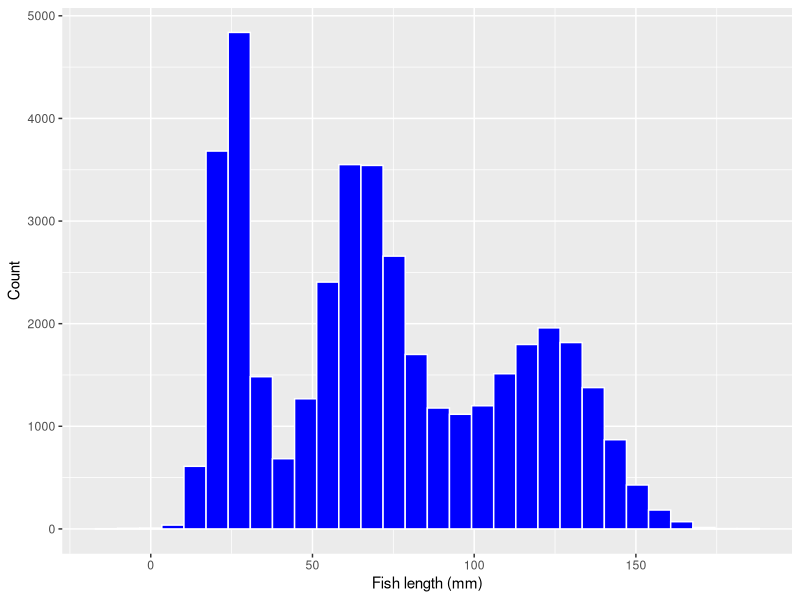
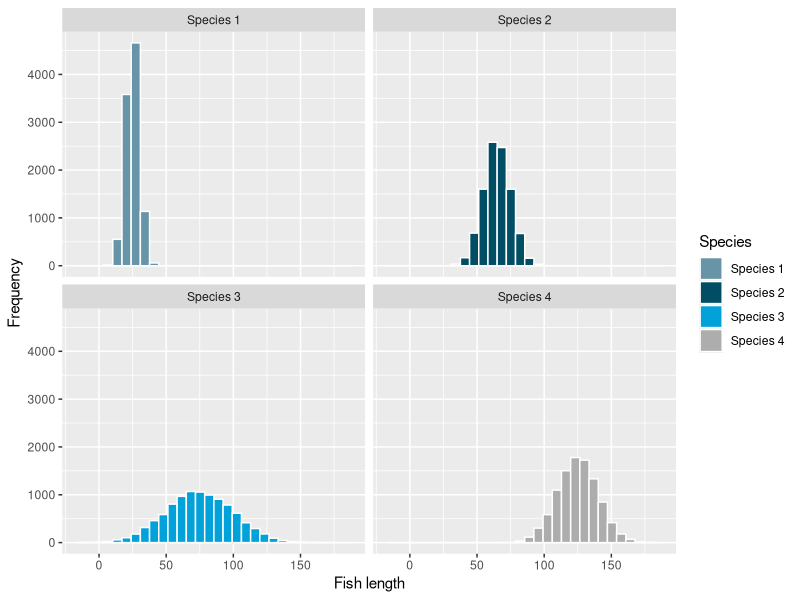
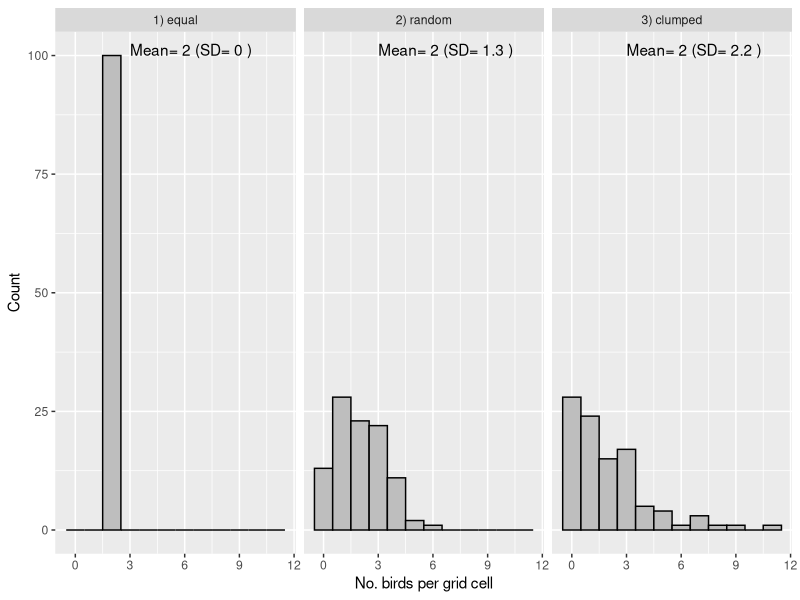
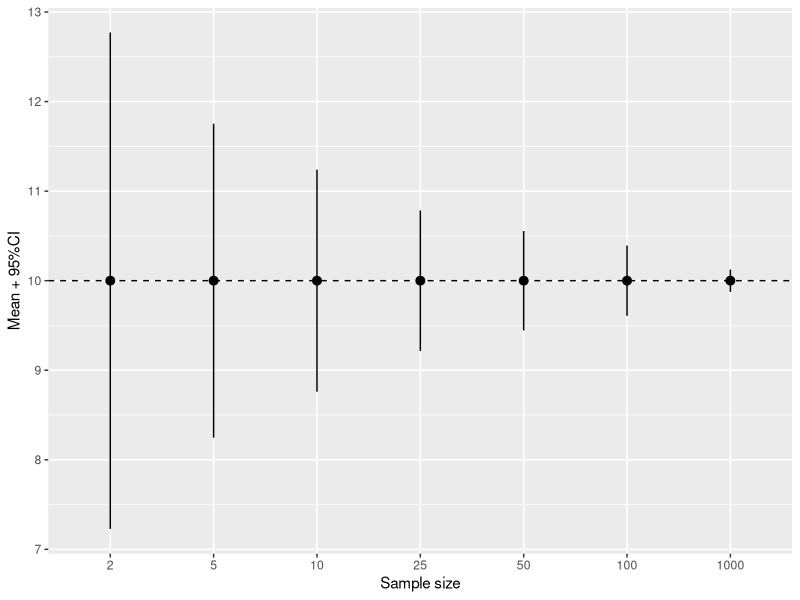
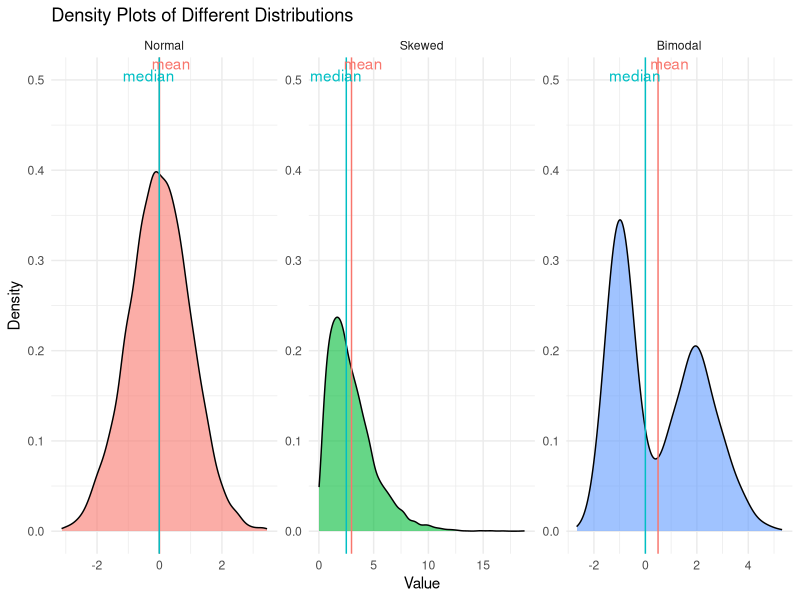
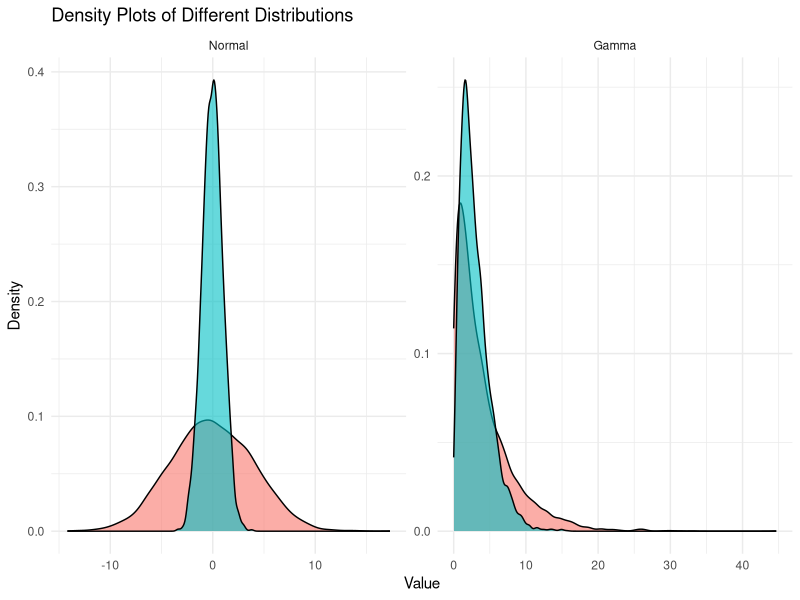
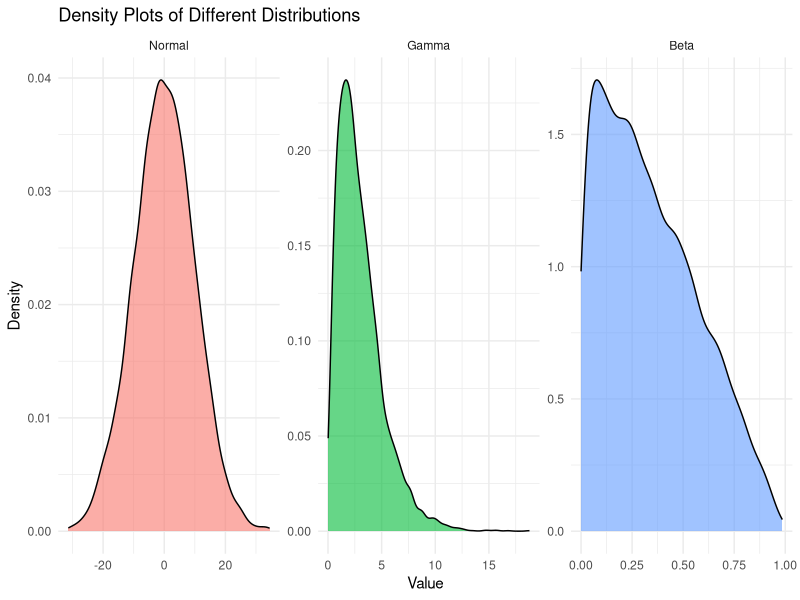
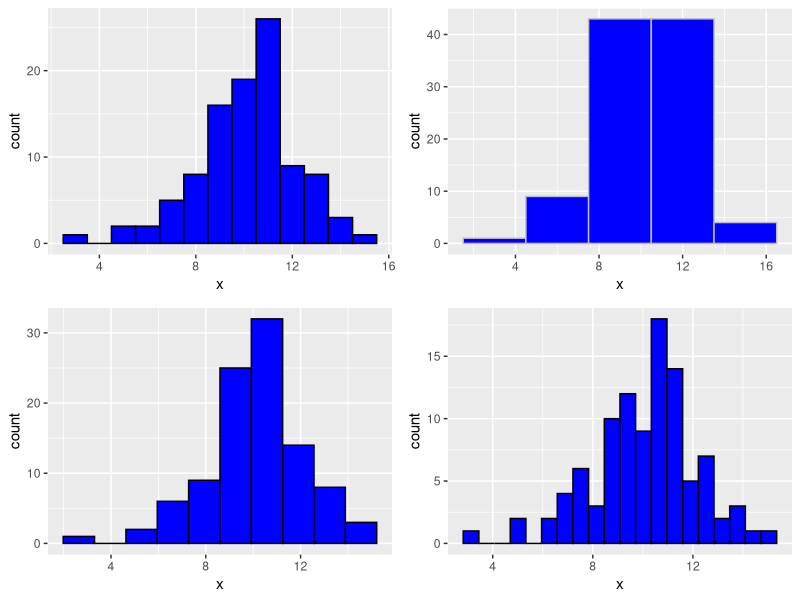

These figures' R source, in order: (Note: this script raises an error after producing the figures.)
## ---- chunk 1
  knitr::opts_chunk$set(echo = TRUE, eval=F)
  library(tidyverse)

 table_font <- function(x){
    font(x, fontname='Calibri', part='all') %>%
          fontsize( size = 10, part = "all") %>%
          bold( part='header') %>%
          fontsize( size = 9, part = "body") %>%
          bg( bg='#01528B', part='header') %>%
          color( color = 'white', part='header') %>%
          border_outer(border =  fp_border_default(width = 0), part = "all") %>%
          hline_bottom()    
    }
## ---- chunk 2
set.seed(123)

# Define distributions and types
mu <- c(25,65,75,125)
sd <- c(5,10,25,15)
n=10000
ds <- map_df( 1:length(mu), ~data.frame( id=paste0('Species ',.x), mu=mu[.x],sd=sd[.x], y=rnorm(n,mu[.x],sd[.x]) ) ) 

ggplot(ds,aes(y)) + geom_histogram( fill='blue', col='white') +
  labs(y='Count', x='Fish length (mm)')

## ---- chunk 3
ggplot(ds,aes(y)) +  geom_histogram( aes(fill=id, group=id), col='white') +
  ggthemes::scale_fill_economist('Species') + facet_wrap(~id) +
  labs(x='Fish length', y='Frequency')

## ---- chunk 4
# simulate classical spacing of animals
  n_grids <- 100
  n_birds <- 200

  set.seed(12)
  p <- rbeta(n_grids,1,6) # preferences of grids for clumped
  ds_all <- tibble( grid_id=1:n_grids, 
                    `1) equal`=rep( round(n_birds/n_grids), n_grids) ,
                    `2) random`= rmultinom(1, n_birds, prob=rep( 1/n_grids,n_grids) ),
                    `3) clumped` = rmultinom(1,n_birds, prob=p/sum(p) ) ) %>% 
            pivot_longer( cols=-grid_id, names_to='type', values_to='n' )

#--- visualise the results ---# 
 ds_stat <- group_by(ds_all, type) %>% summarise( mean=round( mean(n) ), sd= round(sd(n),1) ) 

 ggplot(ds_all, aes(n) ) + geom_histogram(binwidth = 1,fill='grey', col='black') + facet_wrap(~type) +
      geom_text(data=ds_stat, aes( x=3, y=Inf, label=paste('Mean=',mean,'(SD=',sd,')') ), 
                vjust=2, hjust=0 ) +
        labs( x='No. birds per grid cell', y='Count' ) 

## ---- chunk 5
set.seed(123)

# Generate data for increasing sample sizes
sample_sizes <- c(2,5,10,25,50,100,1000)
true_mean <- 10
true_sd <- 2

# Create a data frame with sample means and confidence intervals
data <- lapply(sample_sizes, function(n) {
  sample <- rnorm(n, mean = true_mean, sd = true_sd)
  sample_mean <- true_mean # mean(sample)
  se <- true_sd / sqrt(n)
  ci_lower <- true_mean - 1.96 * se
  ci_upper <- true_mean + 1.96 * se
  data.frame(
    sample_size = n,
    mean = sample_mean,
    se=se,
    ci_lower = ci_lower,
    ci_upper = ci_upper
  )
}) %>% bind_rows()

# Plot 
ggplot(data, aes(factor(sample_size), mean, ymin=ci_lower, ymax=ci_upper)) + 
  geom_hline( yintercept = true_mean,lty=2) +
  geom_pointrange() +
  labs( x='Sample size', y='Mean + 95%CI' )

## ---- chunk 6
set.seed(123)

# Generate data
ds_all <- bind_rows(
                  data.frame( type='Normal', x = rnorm(5000, mean = 0, sd = 1) ),
                  data.frame( type='Skewed', x =  rgamma(5000, shape = 2, scale = 1.5)),
                  data.frame( type='Bimodal', x =  c(rnorm(2000, mean = -1, sd = 0.5), 
                                                     rnorm(2000, mean = 2, sd = 1) ) ) ) %>% 
            mutate( type = factor(type, c('Normal','Skewed','Bimodal')) )

# Combine into a data frame
# Plot

ds_stat<- group_by(ds_all, type ) %>% 
              summarise( mean=mean(x), median=median(x)) %>% 
            pivot_longer(cols=-type, names_to='stat', values_to='x' )

fig <- ggplot(ds_all, aes(x = x, fill = type)) +
  geom_density(alpha = 0.6) +
  facet_wrap(~type, scales = "free", nrow=1) +
  theme_minimal() +
  labs(title = "Density Plots of Different Distributions",
       x = "Value", y = "Density") +
  theme(legend.position = "none")

ds_stat<- group_by(ds_all, type ) %>% 
              summarise( mean=mean(x), median=median(x)) %>% 
            pivot_longer(cols=-type, names_to='stat', values_to='x' )

fig + geom_vline(data=ds_stat, aes(xintercept=x, col=stat)) +
      geom_text(data=ds_stat , aes( y=Inf, x, label=stat,col=stat), hjust=rep(c(0.2,0.7),3), vjust=rep(c(1,2),3) ) +
      scale_y_continuous(lim=c(0,0.5))

## ---- chunk 7
ds_all <- bind_rows(
                  data.frame( type='Normal', id='lo', x = rnorm(5000, mean = 0, sd = 1) ),
                  data.frame( type='Normal', id='hi', x = rnorm(5000, mean = 0, sd = 4) ),
                  data.frame( type='Gamma', id='lo', x =  rgamma(5000, shape = 2, scale = 1.5)),
                  data.frame( type='Gamma', id='hi', x =  rgamma(5000, shape = 1, scale = 4)) ) %>% 
            mutate( type = factor(type, c('Normal','Gamma')) )
ggplot(ds_all, aes(x = x, fill = factor(id) ) ) +
        geom_density(alpha = 0.6, show.legend=F) +
        facet_wrap(~type, scales = "free", nrow=1) +
        theme_minimal() +
        labs(title = "Density Plots of Different Distributions",
             x = "Value", y = "Density") +
        theme(legend.position = "none")

## ---- chunk 8
set.seed(123)

# Generate data
ds_all <- bind_rows(
                  data.frame( type='Normal', x = rnorm(5000, mean = 0, sd = 10) ),
                  data.frame( type='Gamma', x =  rgamma(5000, shape = 2, scale = 1.5)),
                  data.frame( type='Beta', x =  rbeta(5000,1,2) ) ) %>% 
            mutate( type = factor(type, c('Normal','Gamma','Beta')) )

# Combine into a data frame
# Plot

ggplot(ds_all, aes(x = x, fill = type)) +
  geom_density(alpha = 0.6) +
  facet_wrap(~type, scales = "free", nrow=1) +
  theme_minimal() +
  labs(title = "Density Plots of Different Distributions",
       x = "Value", y = "Density") +
  theme(legend.position = "none")

## ---- chunk 9
# Create the data frame
  library(flextable)
  ds_dist <- tibble(
    Distribution = c("Gaussian", "Poisson", "Negative Binomial", "Log-normal", "Binomial", "Beta"),
    Type=c('Continuous','Discrete','Discrete','Continuous','Discrete','Continuous'),
    `No. parameters` = c(2, 1, 2, 2, 2, 2),
    Parameters = c(
      "Mean (μ)\n Standard deviation (σ)",
      "Rate (λ)",
      "Mean (μ) or size (r)\n Dispersion (θ) or probability (p)",
      "Mean (μ)\n Standard deviation (σ)",
      "Number of trials (n)\n Probability of success (p)",
      "Shape parameters α (shape1)\n β (shape2)"
    ),
    Link=c('identity/raw','log','log','log','logist','logit'),
    Boundary = c("(-Inf, Inf)","[0,1,2,...,Inf)","[0,1,2,...,Inf)","(0,Inf)","[0,1,2,...,n]", "(0,1)}"),
    Rfunction = c("rnorm","rpoisson","rnbinom","rlnorm","rbinom","rbeta") 
  )

printTable<- function(x){
  x <- ds_dist %>% filter(Distribution %in% x) %>%
        mutate( Distribution = factor(Distribution, x) ) %>% arrange(Distribution) %>%  
        select(Distribution,Type,"No. parameters",Parameters,Boundary, Rfunction )  
  tbl <- regulartable( x  ) %>% autofit()
  if(nrow(x)>1) tbl <- tbl %>% color(i=1:(nrow(x)-1), color='grey' )
  return(tbl)
}

## ---- chunk 10
# histograms
  ds <- data.frame( x=rnorm(100, mean=10, sd=2 )  )
  cowplot::plot_grid(
    ggplot( ds, aes(x) ) + geom_histogram( binwidth=1, fill='blue',col='black'),
    ggplot( ds, aes(x) ) + geom_histogram( binwidth=3, fill='blue',col='grey'),
    ggplot( ds, aes(x) ) + geom_histogram( bins=10, fill='blue',col='black'),
    ggplot( ds, aes(x) ) + geom_histogram( bins=20, fill='blue',col='black'),
    nrow=2
  )

## ---- chunk 11
  ds <- data.frame( x=rnorm(50, mean=10, sd=2 ), x2= rnorm(50, mean=5, sd=2 )  )
  cowplot::plot_grid(
    ggplot( ds, aes(x) ) + geom_density( fill='blue', col='black') + labs(title='Simple'), 
    ggplot( ds, aes(x) ) + geom_density( fill='blue', col='black',  bw=0.3)+ labs(title='Change bandwidth'), 
    ggplot( ds ) + 
        geom_density( aes(x), alpha=0.4, fill='blue', col='black') + 
        geom_density( aes(x=x2), alpha=0.4, fill='red', col='black') + labs(title='Overlapping'),
    nrow=1
  )
  
## ---- chunk 12
  ds <- data.frame( 'm=10'=rnorm(50, mean=10, sd=2 ), 
                     'Mean=5'= rnorm(50, mean=5, sd=2 )  ) %>% 
          mutate( id=1:n() ) %>% 
          pivot_longer( cols=-id, names_to='type',values_to='value' )
  cowplot::plot_grid(
    ggplot( ds, aes(type, value, fill=type) ) + geom_violin( show.legend = F) + 
      labs(title='Simple'), 
    ggplot( ds, aes(type, value, fill=type) ) + geom_violin( bw=0.4,show.legend = F ) + 
      labs(title='change bandwidth'),    
    nrow=1
  )
  
## ---- chunk 13
# make some data
set.seed(10)
  ds <- data.frame( normal=rnorm(100, mean=10, sd=2 ), 
                    gamma = rgamma(50, shape=2, scale=1.5 )  )
  ggplot(ds, aes(x=normal)) + geom_histogram()
  ggplot(ds, aes(x=gamma)) + geom_histogram()

# get an estimate of parameters for gamma
  (gamma_parms <- MASS::fitdistr(ds$gamma, 'gamma') )

# plot out qqplot
  qpois()
  cowplot::plot_grid(
    ggplot(ds, aes(sample=normal)) + geom_qq() + geom_qq_line(col='blue') + 
        labs(title='Normal data vs. normal reference'),
    ggplot(ds, aes(sample=gamma)) + geom_qq() + geom_qq_line(col='blue') + 
        labs(title='Gamma data vs normal reference'),
    ggplot(ds, aes(sample=gamma)) + 
            geom_qq(distribution = qgamma,
                    dparams=list(shape=2.08, rate=0.60) ) + 
            geom_qq_line(col='blue',
                         distribution =stats::qgamma, 
                         dparams=list(shape=2.08, rate=0.60) ) + 
        labs(title='Gamma data vs gamma reference'),
    nrow=2
  )
  
## ---- chunk 14
# Create flextable
 printTable( 'Gaussian')

## ---- chunk 15
# Create flextable
 v_order <- c('Gaussian','Log-normal')
 printTable(v_order)

## ---- chunk 16
  ds <- data.frame( y= rlnorm(1000, 1, 1) )
  cowplot::plot_grid(
    ggplot(ds, aes(y)) + geom_histogram(col='white') + labs(title='Raw data'),
    ggplot(ds, aes( log(y) )) + geom_histogram(col='white') + labs(title='logged data'),
    nrow=1
  )  
## ---- chunk 17
  ds <- data.frame( y= rlnorm(1000, 1, 1) )

  MASS::fitdistr(ds$y, 'lognormal')
  MASS::fitdistr( log(ds$y), 'normal')

## ---- chunk 18
# Create flextable
 v_order <- c('Gaussian','Log-normal','Beta')
 printTable(v_order)

## ---- chunk 19
# Create flextable
 v_order <- c('Gaussian','Log-normal','Beta','Binomial')
 printTable(v_order)
## ---- chunk 20
# Create flextable
 v_order <- c('Gaussian','Log-normal','Beta','Binomial','Poisson')
 printTable(v_order)


## ---- chunk 21
    n_wetland=100
    n_grid = 5
    p= 0.8  # 80% empty
    lambda = 2 # 2/grid
    set.seed(123)
    is_zero <- rbinom(n_wetland, 1, p)
    y <- map( 1:n_wetland, ~if(is_zero[.x] == 1){rep(0,n_grid)}else{rpois(n_grid, lambda)} ) %>% flatten() %>% unlist() 
    
    ggplot( tibble(value = y), aes(x = y)) +
      geom_histogram(binwidth = 1, fill = "#2c7fb8", color = "white") +
      labs(title = "Histogram of Simulated ZIP Data",
           x = "No. of frogs", y = "Frequency") 
## ---- chunk 22
# grab the data
  library(dslabs)  # package with the dataset
  data(heights)
  ds_hts <- heights
  head(ds_hts)

# visualise the data  
  cowplot::plot_grid(
    ggplot(ds_hts, aes(sex, height) ) + geom_violin(),
    ggplot(ds_hts, aes( height, fill=sex) ) + geom_density( alpha=0.2 ),
    nrow=1
  )
  
# get key parameters
  ds_stat <- group_by(ds_hts, sex) %>% 
    summarise( ht_mean = mean(height), sd_ht = sd(height)) %>% 
    ungroup() %>% 
    mutate(diff_mean = diff(ht_mean))
  
## ---- chunk 23
# set up data
  set.seed(20)
  n=40
  makeData<-function(){
   data.frame( trt=rep( c('ctrl','trt'), each=n ), 
                    resp=c(rnorm(n,10,3), rnorm(n,11,3)) )
  }
  ds <-makeData()
  ggplot( ds, aes(resp, fill=trt) ) + geom_density(alpha=0.4)
  wilcox.test( resp~trt, data=ds) 
  summary(lm(resp~trt, data=ds) )
## ---- chunk 24
# run tests as nonparametric and parametric and look at power
  runTest <- function(d){ 
    bind_rows(
      broom::tidy(wilcox.test( resp~trt, data=d)) %>% select(method, p.value),
      broom::tidy(lm(resp~trt, data=d) ) %>% select(p.value) %>% mutate(method='parametric')
    )
    }
  ds_sim <- map_dfr( 1:100,~makeData() %>% mutate(rep=.x) ) %>%
            group_by(rep) %>% nest() %>% mutate( data= map(data, runTest) ) %>% 
            unnest('data') %>% mutate(sig= p.value<0.05) 
  group_by(ds_sim, method) %>% summarise( power=sum(sig)/n() ) %>% 
    ggplot(aes(method, power) ) + geom_col(fill='blue',col='black') +
      scale_y_continuous( labels=scales::percent ) + ylim(0,1)
